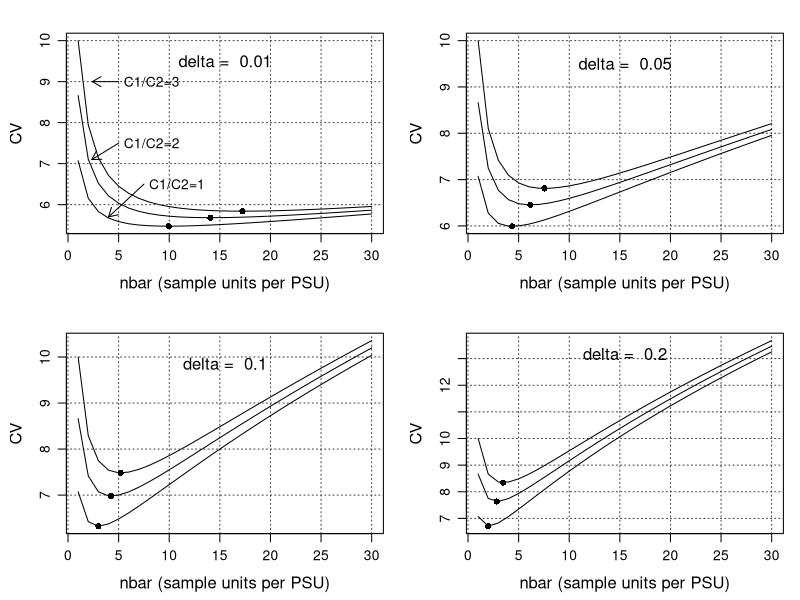

Write R code to recreate this figure.
#**********************************************************************************
# FILE:     C:\Projects\Practical Tools Book\Book Chapters\9 Designing PSU Samples 
#               \Examples\Fig 9.1 cv curves.R                                          
# PROJECT:  Practical Tools for Designing and Weighting Survey Samples             
# DATE:     02/19/2012                                                             
# PGMR:     R. Valliant                                                            
# PURPOSE:  Compute CVs in 2-stage sampling for different combinations of cost     
#           components, unit relvariance, and measures of homogeneity.             
#**********************************************************************************

postscript("C:\\Projects\\Practical Tools Book\\Book Chapters\\9 Designing PSU Samples\\Examples\\Fig 9.1.eps")

nbar <- 1:30    # nbar = number of sample elements per PSU
                # m = number of PSUs
unit.RV <- 1
C1 <- c(750, 500, 250)
C2 <- 250
C.rat <- C1/C2
C.tot <- 100000

delta <- c(0.01, 0.05, 0.10, 0.20)

relvar <- array(0, dim = c(length(C.rat), 
                           length(unit.RV),
                           length(nbar) ) 
               )
n.opt <- rv.opt <- vector("numeric", length(C.rat))

par(mfrow = c(2,2), mar = c(4,4,2,1), mgp = c(2.5, 0.8, 0))

for (d in delta){

    for (c.rat in 1:length(C.rat)){
       for (u in 1:length(unit.RV)){
          for (n in 1:length(nbar)){
             m <- C.tot / (C1[c.rat] + C2 * nbar[n])
             relvar[c.rat, u, n] <- unit.RV[u] / (m * nbar[n]) *(1 + d*(nbar[n] - 1))
          }
# browser() 
          n.opt[c.rat] <- sqrt(C.rat[c.rat] * (1-d)/d)
          m.opt <- C.tot / (C1[c.rat] + C2 * n.opt[c.rat])
          rv.opt[c.rat] <- unit.RV[u] / (n.opt[c.rat] * m.opt) *(1 + d*(n.opt[c.rat] - 1))
       }
    }

    for (c.rat in 1:length(C.rat)){
#   browser()
            if (c.rat == 1) {   
                     ymin <- min(100 * sqrt(relvar[, 1, ]) )
                     ymax <- max(100 * sqrt(relvar[, 1, ]) )
                     plot(nbar, 100 * sqrt(relvar[c.rat, 1, ]), 
                            lty = 1,
                            type = "l",
                            ylim = c(ymin, ymax),
                            xlab = "nbar (sample units per PSU)",
                            ylab = "CV",
                            cex.lab = 1.2
                      )
                      grid(col="gray25")
                      text( paste("delta = ",d), x = median(nbar), y = ymax - 0.5, cex = 1.2) 
            }
              else lines(nbar, 100 * sqrt(relvar[c.rat, u, ]), 
                      lty = 1)
            points(n.opt[c.rat], 100 * sqrt(rv.opt[c.rat]), pch = 16)
            }
    if (d == delta[1]){
        arrows(x0=5, y0=9, x1=2.4, y1=9, length=0.1)
        text(5.5,9,"C1/C2=3", adj=0)
        arrows(x0=5, y0=7.5, x1=2.35, y1=7.1, length=0.1)
        text(5.5,7.5,"C1/C2=2", adj=0)        
        arrows(x0=7.5, y0=6.5, x1=4, y1=5.7, length=0.1)
        text(8,6.5,"C1/C2=1", adj=0)
    }
}
dev.off()

